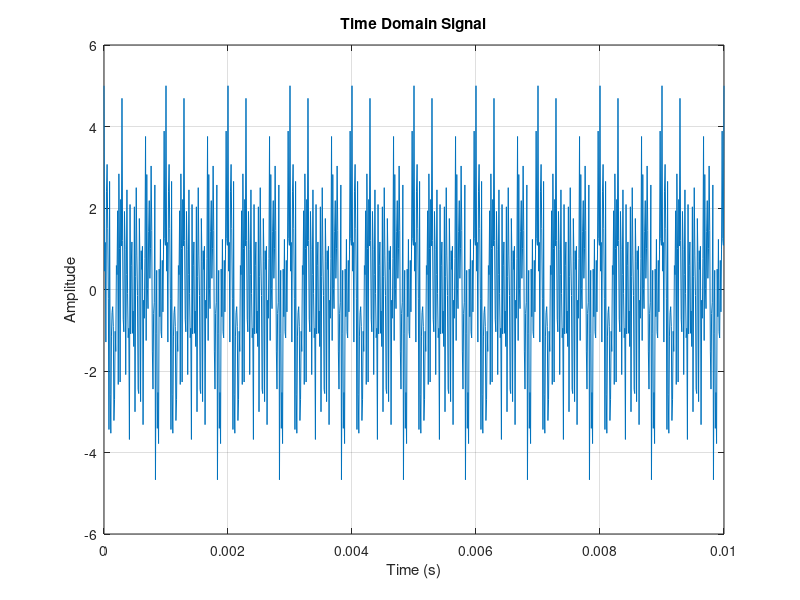
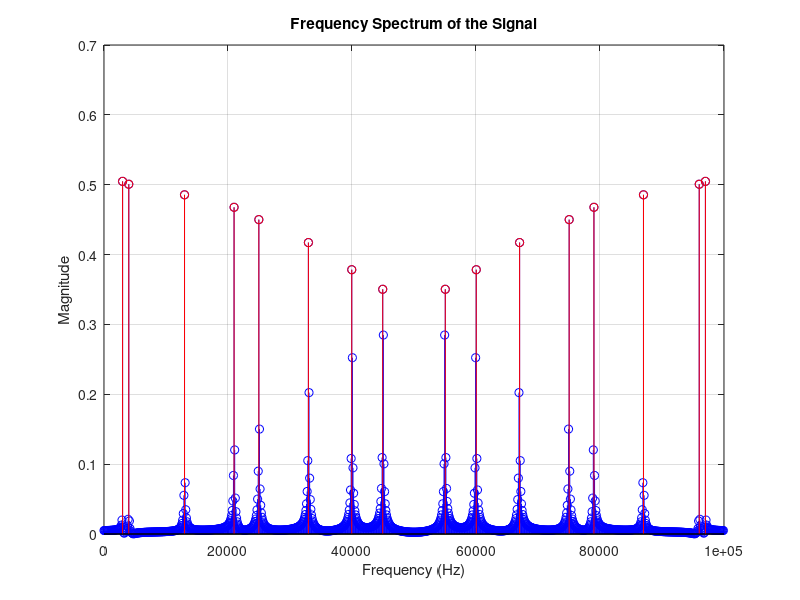

These figures' MATLAB source, in order:
% parameter
load('sinyal_diskrit4')
fs = 100000;
N = length(n);
X = abs(fft(xn));
X_mag = abs(X) / N; 
% frekuensi dan threshold
frequencies = (0:N-1) * fs / N;
threshold = 0.6 * max(X_mag);
dominant_indices = find(X_mag > threshold);
time = (0:N-1) / fs;

% Plot time-domain signal
figure;
plot(time, xn);
title('Time Domain Signal');
xlabel('Time (s)');
ylabel('Amplitude');
grid on;
print('Time_Domain_Signal','-dpng');

figure;
stem(frequencies, X_mag, 'b'); 
hold on;
stem(frequencies(dominant_indices), X_mag(dominant_indices), 'r'); % Red stems for dominant frequencies
title('Frequency Spectrum of the Signal');
xlabel('Frequency (Hz)');
ylabel('Magnitude');grid on;
print('Frequency_Spectrum','-dpng');

% Display dominant frequencies and magnitudes as a list
disp('Dominant Frequencies and Magnitudes:');
for i = 1:length(dominant_indices)
    fprintf('Frequency: %.2f Hz, Magnitude: %.2f\n', frequencies(dominant_indices(i)), X_mag(dominant_indices(i)));
end
